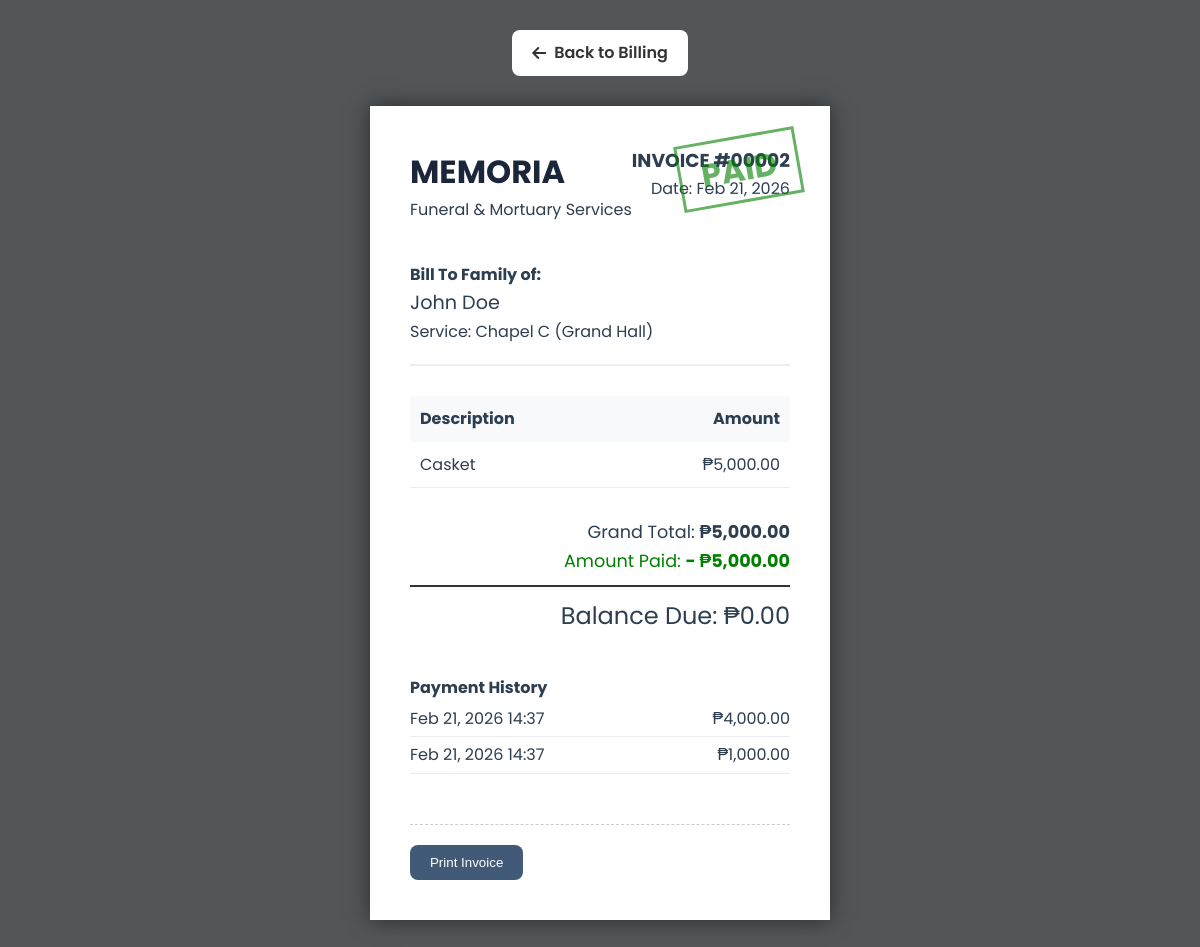
The app's page /modules/billing/view_invoice.php?id=2 (signed in) with its own data.
### tables this page shows
CREATE TABLE `invoices` (
  `id` int(11) NOT NULL,
  `reservation_id` int(11) NOT NULL,
  `total_amount` decimal(10,2) NOT NULL,
  `status` enum('Unpaid','Partial','Paid','Cancelled') DEFAULT 'Unpaid',
  `created_at` timestamp NOT NULL DEFAULT current_timestamp()
);

CREATE TABLE `reservations` (
  `id` int(11) NOT NULL,
  `chapel_name` varchar(50) NOT NULL,
  `deceased_name` varchar(100) NOT NULL,
  `start_date` datetime NOT NULL,
  `end_date` datetime NOT NULL,
  `reserved_by` int(11) DEFAULT NULL
);

CREATE TABLE `invoice_items` (
  `id` int(11) NOT NULL,
  `invoice_id` int(11) NOT NULL,
  `description` varchar(255) NOT NULL,
  `amount` decimal(10,2) NOT NULL
);

CREATE TABLE `payments` (
  `id` int(11) NOT NULL,
  `invoice_id` int(11) NOT NULL,
  `amount` decimal(10,2) NOT NULL,
  `payment_date` datetime DEFAULT current_timestamp(),
  `received_by` int(11) DEFAULT NULL
);

### modules/billing/view_invoice.php (the view, shortened to what this page needs)
<?php
require_once('../../config/db.php');
$id = intval($_GET['id']);
$inv = mysqli_fetch_assoc(mysqli_query($conn, "SELECT i.*, r.deceased_name, r.chapel_name FROM invoices i JOIN reservations r ON i.reservation_id = r.id WHERE i.id = $id"));
$items = mysqli_query($conn, "SELECT * FROM invoice_items WHERE invoice_id = $id");
$payments = mysqli_query($conn, "SELECT * FROM payments WHERE invoice_id = $id ORDER BY payment_date DESC");
$total_paid = 0;
$paid_history = [];
while($p = mysqli_fetch_assoc($payments)) { $paid_history[] = $p; $total_paid += $p['amount']; }
$balance = $inv['total_amount'] - $total_paid;
?>
<!DOCTYPE html>
<html lang="en">
<head>
    <link rel="stylesheet" href="../../assets/css/style.css">
    <link rel="stylesheet" href="https://cdnjs.cloudflare.com/ajax/libs/font-awesome/6.4.0/css/all.min.css">
</head>
<body>
<div class="nav-bar no-print">
    <a href="reports.php" class="btn" style="background: white; color: #333; margin-bottom: 10px; font-weight: 600;">
        <i class="fas fa-arrow-left"></i> Back to Billing
    </a>
</div>
<div class="paper">
    <div class="status-stamp"><?= strtoupper($inv['status']) ?></div>
    <div style="display: flex; justify-content: space-between; margin-bottom: 40px;">
        <div>
            <h1 style="margin: 0; color: var(--deep-navy);">MEMORIA</h1>
            <p>Funeral & Mortuary Services</p>
        </div>
        <div style="text-align: right;">
            <h3>INVOICE #<?= str_pad($inv['id'], 5, '0', STR_PAD_LEFT) ?></h3>
            <p>Date: <?= date('M d, Y', strtotime($inv['created_at'])) ?></p>
        </div>
    </div>
    <div style="margin-bottom: 30px; border-bottom: 2px solid #eee; padding-bottom: 20px;">
        <strong>Bill To Family of:</strong><br>
        <span style="font-size: 1.2rem;"><?= $inv['deceased_name'] ?></span><br>
        Service: <?= $inv['chapel_name'] ?>
    </div>
    <table style="width: 100%; border-collapse: collapse; margin-bottom: 30px;">
        <thead style="background: #f8f9fa;">
            <tr>
                <th style="padding: 10px; text-align: left;">Description</th>
                <th style="padding: 10px; text-align: right;">Amount</th>
            </tr>
        </thead>
        <tbody>
            <?php while($item = mysqli_fetch_assoc($items)): ?>
            <tr>
                <td style="padding: 10px; border-bottom: 1px solid #eee;"><?= $item['description'] ?></td>
                <td style="padding: 10px; border-bottom: 1px solid #eee; text-align: right;">₱<?= number_format($item['amount'], 2) ?></td>
            </tr>
            <?php endwhile; ?>
        </tbody>
    </table>
    <div style="text-align: right; margin-bottom: 40px;">
        <div style="font-size: 1.1rem;">Grand Total: <strong>₱<?= number_format($inv['total_amount'], 2) ?></strong></div>
        <div style="font-size: 1.1rem; color: green;">Amount Paid: <strong>- ₱<?= number_format($total_paid, 2) ?></strong></div>
        <div style="font-size: 1.5rem; margin-top: 10px; border-top: 2px solid #333; padding-top: 10px;">
            Balance Due: ₱<?= number_format($balance, 2) ?>
        </div>
    </div>
    <?php if(!empty($paid_history)): ?>
    <div style="margin-top: 40px;">
        <h4>Payment History</h4>
        <ul style="list-style: none; padding: 0;">
            <?php foreach($paid_history as $ph): ?>
            <li style="border-bottom: 1px solid #eee; padding: 5px 0; display: flex; justify-content: space-between;">
                <span><?= date('M d, Y H:i', strtotime($ph['payment_date'])) ?></span>
                <span>₱<?= number_format($ph['amount'], 2) ?></span>
            </li>
            <?php endforeach; ?>
        </ul>
    </div>
    <?php endif; ?>
    <div class="no-print" style="margin-top: 50px; border-top: 1px dashed #ccc; padding-top: 20px;">
        <button onclick="window.print()" class="btn btn-primary">Print Invoice</button>
    </div>
</div>
</body>
</html>

### assets/css/style.css (style rules this page uses)
:root { --deep-navy: #1B263B; --slate-blue: #415A77; --cloud-gray: #E0E1DD; --muted-teal: #778DA9; --white: #FFFFFF; --danger: #e74c3c; --success: #2ecc71; --text-dark: #2c3e50; --text-light: #95a5a6; --shadow-sm: 0 2px 4px rgba(0,0,0,0.05); --shadow-md: 0 4px 6px rgba(0,0,0,0.07); --shadow-lg: 0 10px 15px rgba(0,0,0,0.1); }
* { margin: 0; padding: 0; box-sizing: border-box; }
body { font-family: 'Poppins', sans-serif; background-color: #F0F2F5; color: var(--text-dark); line-height: 1.6; min-height: 100vh; display: flex; flex-direction: column; }
.btn { padding: 10px 20px; border-radius: 8px; font-weight: 500; cursor: pointer; border: none; transition: all 0.2s; text-decoration: none; display: inline-flex; align-items: center; gap: 8px; }
.btn-primary { background: var(--slate-blue); color: white; }

### records on screen
invoices: status "PAID", id "00002", created_at "Feb 21, 2026", reservation.deceased_name "John Doe", reservation.chapel_name "Chapel C (Grand Hall)", total_amount "5,000.00", total_amount "0.00"
invoice_items: description "Casket", amount "5,000.00"
payments: payment_date "Feb 21, 2026 14:37", amount "4,000.00"
payments: payment_date "Feb 21, 2026 14:37", amount "1,000.00"

### other values on screen
$total_paid "5,000.00"
